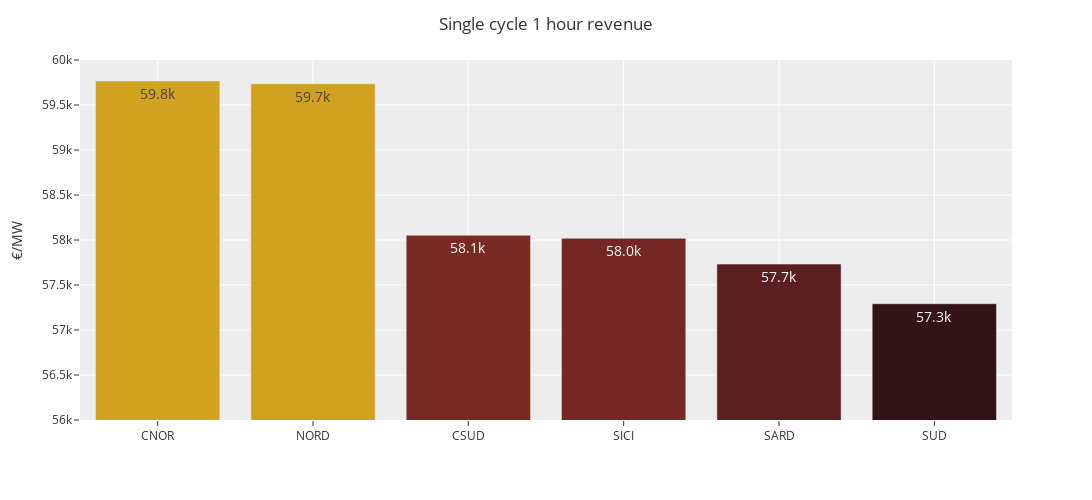

Here is the notebook cell this chart was saved with:
### Code cell
fig = px.bar(
    single_cycle_1hr_df,
    color=single_cycle_1hr_df.revenue.values,
    color_continuous_scale='solar',
    color_continuous_midpoint=59e3,
    text_auto='.3s'
)

fig.update_layout(
    title='Single cycle 1 hour revenue',
    xaxis={'categoryorder':'total descending'},
    xaxis_title='',
    yaxis_title='€/MW',
    yaxis_range=[56e3, 60e3],
    template='ggplot2',
    width=1200,
    height=500,
)
fig.update_coloraxes(showscale=False)
fig.update_traces(textfont_size=14, textposition='inside')

fig.write_image('../figures/single-cycle-1hr.jpeg', scale=5, engine='orca')
fig

### Figure 1 — Plotly figure (JSON) as saved in the notebook; plotly's stock layout.template omitted (floating-point values rounded to 4 significant figures)
{"data": [{"alignmentgroup": "True", "hovertemplate": "index=%{x}<br>value=%{y}<br>color=%{marker.color}<extra></extra>", "legendgroup": "", "marker": {"color": [59740.0, 59770.0, 58050.0, 57290.0, 58020.0, 57730.0], "coloraxis": "coloraxis", "pattern": {"shape": ""}}, "name": "", "offsetgroup": "", "orientation": "v", "showlegend": false, "textfont": {"size": 14}, "textposition": "inside", "texttemplate": "%{y:.3s}", "type": "bar", "x": ["NORD", "CNOR", "CSUD", "SUD", "SICI", "SARD"], "xaxis": "x", "y": [59740.0, 59770.0, 58050.0, 57290.0, 58020.0, 57730.0], "yaxis": "y"}], "layout": {"barmode": "relative", "coloraxis": {"cmid": 59000, "colorbar": {"title": {"text": "color"}}, "colorscale": [[0, "rgb(51, 19, 23)"], [0.09091, "rgb(79, 28, 33)"], [0.1818, "rgb(108, 36, 36)"], [0.2727, "rgb(135, 47, 32)"], [0.3636, "rgb(157, 66, 25)"], [0.4545, "rgb(174, 88, 20)"], [0.5455, "rgb(188, 111, 19)"], [0.6364, "rgb(199, 137, 22)"], [0.7273, "rgb(209, 164, 32)"], [0.8182, "rgb(217, 192, 44)"], [0.9091, "rgb(222, 222, 59)"], [1, "rgb(224, 253, 74)"]], "showscale": false}, "height": 500, "legend": {"tracegroupgap": 0}, "margin": {"t": 60}, "title": {"text": "Single cycle 1 hour revenue"}, "width": 1200, "xaxis": {"anchor": "y", "categoryorder": "total descending", "domain": [0, 1], "title": {"text": ""}}, "yaxis": {"anchor": "x", "domain": [0, 1], "range": [56000, 60000], "title": {"text": "€/MW"}}}}
